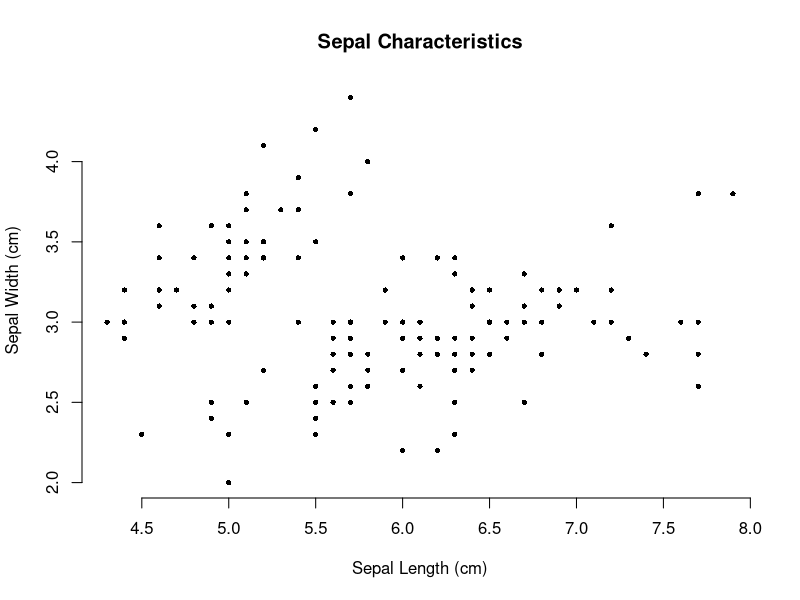
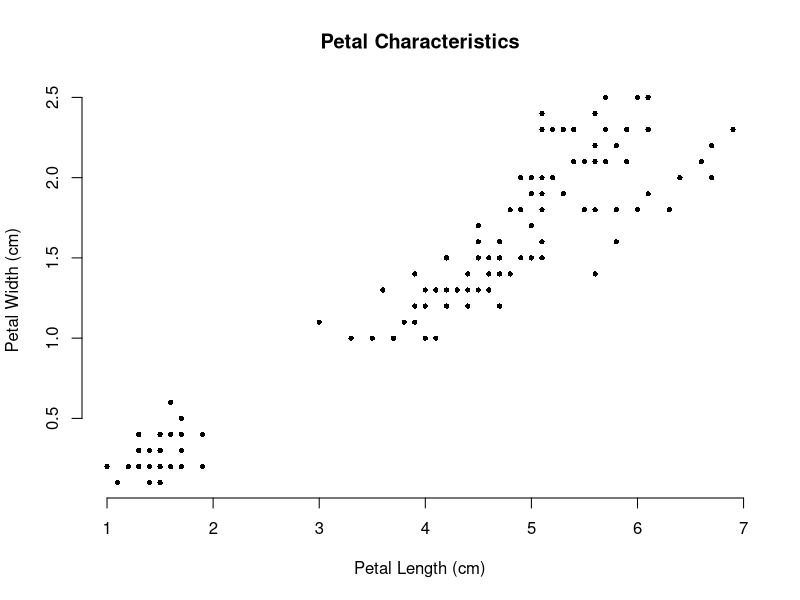
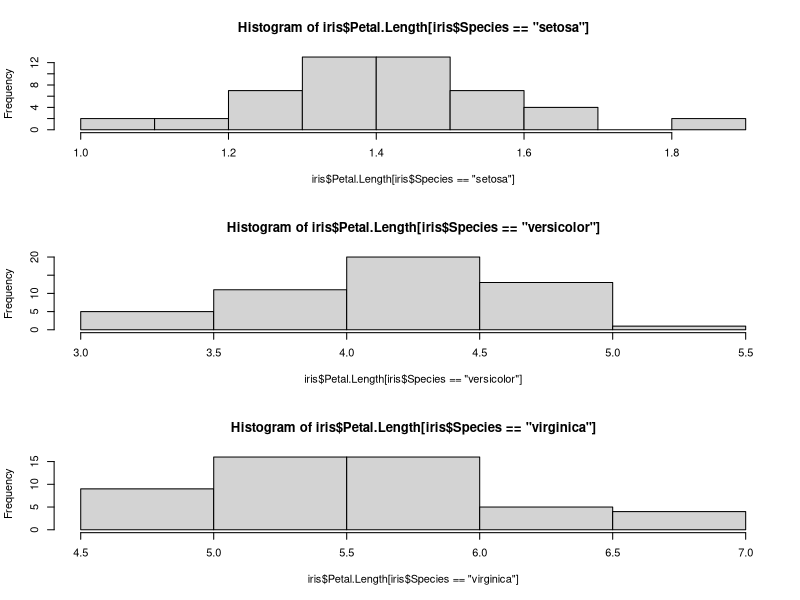
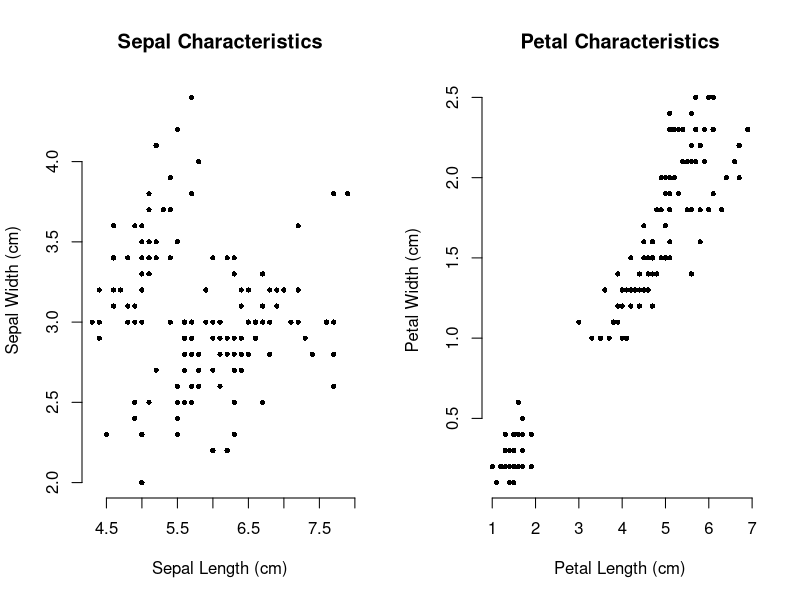
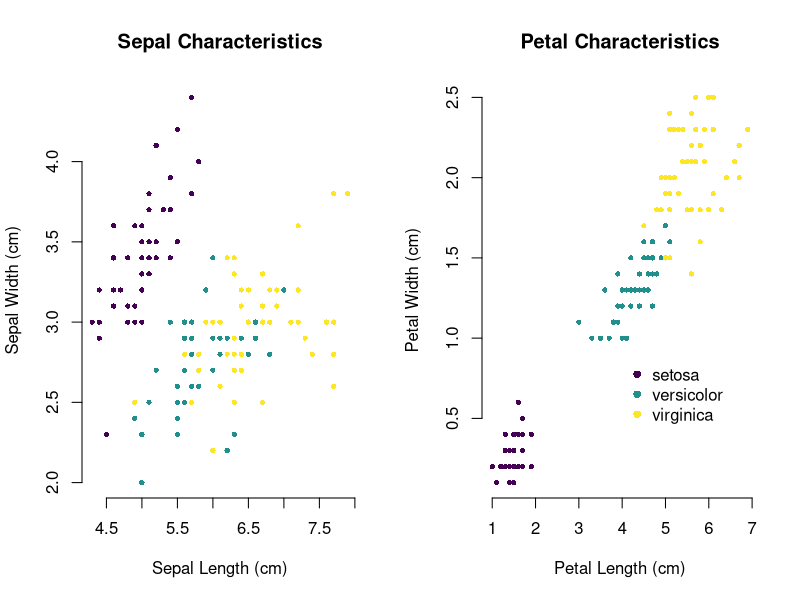

Generate these figures, in order, with R:
# cmd-shift-C to group comment

### SETUP ###
# install.packages('datasets')
# install.packages('viridis')
library(datasets) #loads various datasets
library(viridis) #has cool color palettes

### DATA ###
data("iris") #load the iris dataset

class(iris) #previews the iris
head(iris)

# getwd()
# setwd("/Users/alanmao/Library/CloudStorage/OneDrive-JohnsHopkins/Intersession 2023/Data Analysis + Visualization/intersession_data_2023/code/day3")

### PLOTTING ###

## plot sepal characteristics
x <- iris$Sepal.Length
y <- iris$Sepal.Width
plot(x, y, pch = 16, cex = 0.7, bty = 'n',
     main = 'Sepal Characteristics', xlab = 'Sepal Length (cm)', ylab = 'Sepal Width (cm)')
#png('iris1.png', width = 520, height = 520)

#dev.off()

## plot petal characteristics
plot(iris$Petal.Length, iris$Petal.Width, pch = 16, cex = 0.7, bty = 'n',
     main = 'Petal Characteristics', xlab = 'Petal Length (cm)', ylab = 'Petal Width (cm)')

## plot side by side
png('iris2.png', width = 600, height = 300)
par(mfrow = c(1, 2))
plot(iris$Sepal.Length, iris$Sepal.Width, pch = 16, cex = 0.7, bty = 'n',
     main = 'Sepal Characteristics', xlab = 'Sepal Length (cm)', ylab = 'Sepal Width (cm)')
plot(iris$Petal.Length, iris$Petal.Width, pch = 16, cex = 0.7, bty = 'n',
     main = 'Petal Characteristics', xlab = 'Petal Length (cm)', ylab = 'Petal Width (cm)')
dev.off()

## species
head(iris$Species)
unique(iris$Species)

col.species.unique <- viridis::viridis(length(unique(iris$Species)))
cols.species <- col.species.unique[as.factor(iris$Species)]

table(iris$Species)
table(cols.species)

png('iris3.png', width = 900, height = 400)
par(mfrow = c(1, 2))
plot(iris$Sepal.Length, iris$Sepal.Width, pch = 16, cex = 0.7, bty = 'n', col = cols.species,
     main = 'Sepal Characteristics', xlab = 'Sepal Length (cm)', ylab = 'Sepal Width (cm)')
plot(iris$Petal.Length, iris$Petal.Width, pch = 16, cex = 0.7, bty = 'n', col = cols.species,
     main = 'Petal Characteristics', xlab = 'Petal Length (cm)', ylab = 'Petal Width (cm)')

## make legend
legend.lab <- unique(iris$Species)
legend.col <- unique(cols.species)
legend(x=4, y=0.9, legend = legend.lab, col = legend.col, pch = 16, bty = 'n')
dev.off()


### hist
par(mfrow = c(3,1))
hist(iris$Petal.Length[iris$Species == 'setosa'])
hist(iris$Petal.Length[iris$Species == 'versicolor'])
hist(iris$Petal.Length[iris$Species == 'virginica'])




